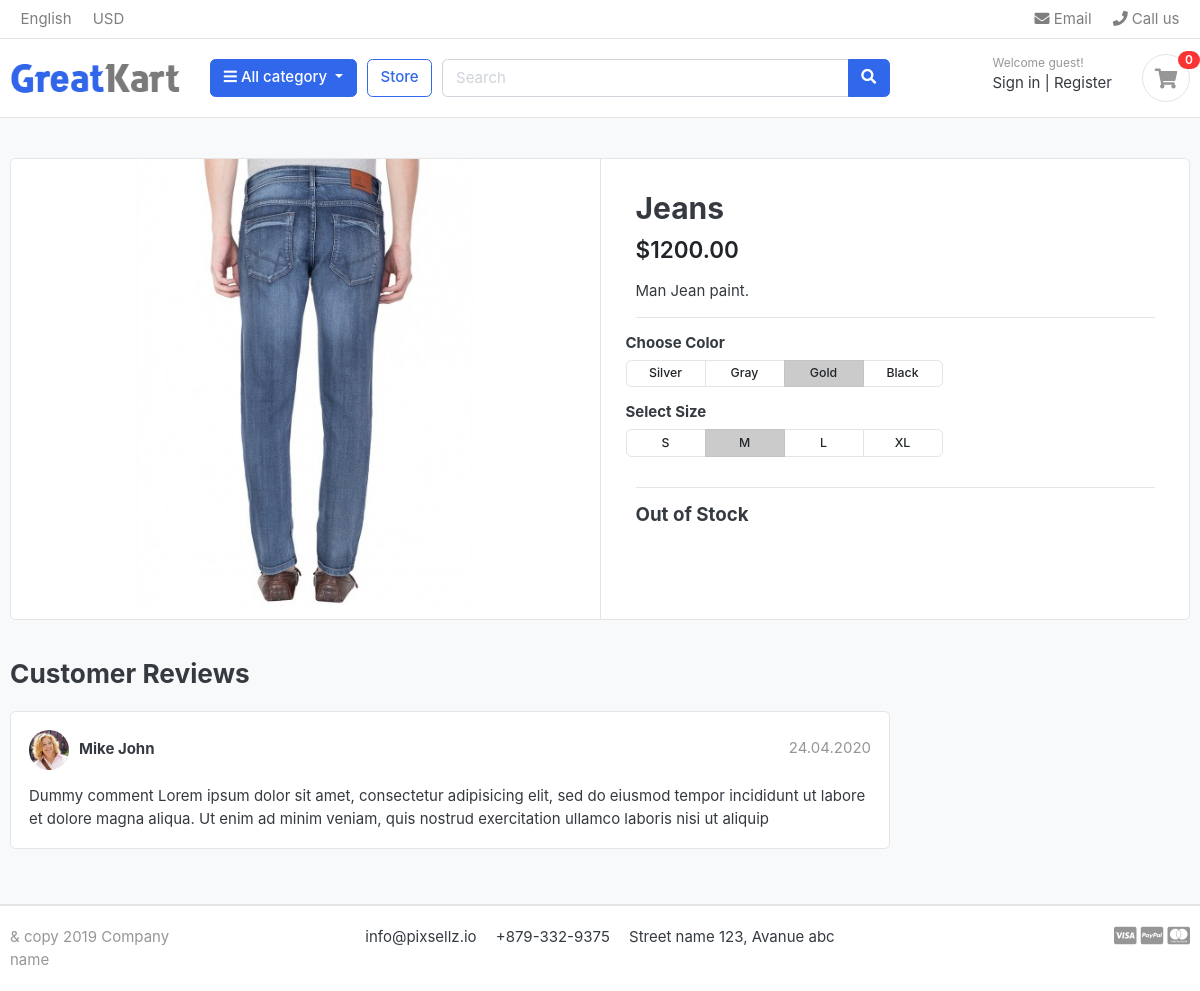
Page /store/man-jeans/jeans/ on the committed database.
### store/models.py (models this page shows, shortened)
class Product(models.Model):
    Product_name    = models.CharField(max_length=50, unique=True)
    Slug            = models.SlugField(max_length=50, unique=True)
    Description     = models.TextField()
    Price           = models.IntegerField()
    Image           = models.ImageField(upload_to='product/images')
    Stock           = models.IntegerField()
    is_available    = models.BooleanField(default=True)
    category        = models.ForeignKey(Categorie, on_delete=models.CASCADE)
    Created_date    = models.DateTimeField(auto_now_add=True)
    Modified_date   = models.DateTimeField(auto_now=True)

### store/views.py (the view)
# urls.py: path('<slug:category_slug>/<slug:product_slug>/', views.product_details, name='product_by_details'),
def product_details(request,category_slug,product_slug):
    try:
        single_product = Product.objects.get(category__slug=category_slug,Slug=product_slug)
    except Product.DoesNotExist:
        raise Http404("Product not found.")
    context ={
        'single_product': single_product,
    }
    return render(request, 'product-detail.html', context)

### cart/context_processor.py (called while the page is built)
def counter(request):
    cart_count = 0
    try :
        cart = Cart.objects.get(cart_id= _cart_id(request))
        cart_itams = CartIteam.objects.filter(cart=cart, is_active=True)
        cart_count = sum(iteam.quantity for iteam in cart_itams)
    except Cart.DoesNotExist:
        cart_count = 0
    return dict(cart_count=cart_count)

### cart/views.py (called while the page is built)
def _cart_id(request):
    cart = request.session.session_key
    if not cart:
       cart = request.session.create()
    return cart

### category/context_processor.py (called while the page is built)
def get_links(request):
    links = Categorie.objects.all()
    return dict(link=links)

### templates/product-detail.html
{% extends "base.html" %}
{% block content %}
{% load static %}
<section class="section-content padding-y bg">
<div class="container">
<div class="card">
	<div class="row no-gutters">
		<aside class="col-md-6">
<article class="gallery-wrap">
	<div class="img-big-wrap">
	   <a href="#"><img src="{{single_product.Image.url}}"></a>
	</div>
</article>
		</aside>
		<main class="col-md-6 border-left">
<article class="content-body">
<h2 class="title">{{single_product.Product_name}}</h2>
<div class="mb-3">
	<var class="price h4">${{single_product.Price}}.00</var>
</div>
<p>{{single_product.Description}}.</p>
<hr>
	<div class="row">
		<div class="item-option-select">
			<h6>Choose Color</h6>
			<div class="btn-group btn-group-sm btn-group-toggle" data-toggle="buttons">
			  <label class="btn btn-light">
			    <input type="radio" name="radio_color"> Silver
			  </label>
			  <label class="btn btn-light">
			    <input type="radio" name="radio_color" > Gray
			  </label>
			  <label class="btn btn-light active">
			    <input type="radio" name="radio_color checked"> Gold
			  </label>
			  <label class="btn btn-light">
			    <input type="radio" name="radio_color"> Black
			  </label>
			</div>
		</div>
	</div>
	<div class="row">
		<div class="item-option-select">
			<h6>Select Size</h6>
			<div class="btn-group btn-group-sm btn-group-toggle" data-toggle="buttons">
			  <label class="btn btn-light">
			    <input type="radio" name="radio_color"> S
			  </label>
			  <label class="btn btn-light active">
			    <input type="radio" name="radio_color" checked> M
			  </label>
			  <label class="btn btn-light">
			    <input type="radio" name="radio_color"> L
			  </label>
			  <label class="btn btn-light">
			    <input type="radio" name="radio_color"> XL
			  </label>
			</div>
		</div>
	</div>
	<hr>
	{% if single_product.Stock < 1 %}
  		<h5>Out of Stock</h5>
	{% else %}
		<a href="{% url 'add_cart' single_product.id %}" class="btn btn-primary"><span class="text">Add to cart</span><i class="fas fa-shopping-cart"></i></a>
	{% endif %}
</article>
		</main>
	</div>
</div>
<br>
<div class="row">
			<div class="col-md-9">
	<header class="section-heading">
		<h3>Customer Reviews </h3>
	</header>
	<article class="box mb-3">
		<div class="icontext w-100">
			<img src="{% static "./images/avatars/avatar1.jpg" %}" class="img-xs icon rounded-circle">
			<div class="text">
				<span class="date text-muted float-md-right">24.04.2020 </span>
				<h6 class="mb-1">Mike John </h6>
			</div>
		</div>
		<div class="mt-3">
			<p>
				Dummy comment Lorem ipsum dolor sit amet, consectetur adipisicing elit, sed do eiusmod
				tempor incididunt ut labore et dolore magna aliqua. Ut enim ad minim veniam,
				quis nostrud exercitation ullamco laboris nisi ut aliquip
			</p>
		</div>
	</article>
	</div>
</div>
</div>
</section>
{% endblock content %}

### static/css/ui.css (style rules this page uses)
html { font-family: "Inter", sans-serif; font-size: 15px; }
.content-body { flex: 1 1 auto; padding: 2rem 2.3rem; }
.img-xs, .img-sm, .img-md, .img-lg { -o-object-fit: cover; object-fit: cover; flex-shrink: 0; flex-grow: 0; }
.img-xs { width: 40px; height: 40px; }
.padding-y { padding-top: 40px; padding-bottom: 40px; }
var { font-style: normal; }
article:after, .form-group:after { display: block; clear: both; content: ""; }
.bg { background-color: #f8f9fa; }
.section-heading { margin-bottom: 20px; margin-top: 15px; }
p:last-child { margin-bottom: 0; }
.btn-light { background-color: #fff; border-color: #e4e4e4; }
.icontext { display: inline-flex; align-items: center; vertical-align: middle; }
.icontext .text { width: 100%; line-height: 1.2; }
.icontext .icon { position: relative; margin-right: 10px; flex-shrink: 0; flex-grow: 0; }
.price { font-weight: 600; color: #212529; }
.box { padding: 18px; background: #fff; border-radius: 0.37rem; border: 1px solid #e4e4e4; }
.box img { max-width: 100%; }
.gallery-wrap .img-big-wrap { margin-bottom: 10px; border-radius: 0.37rem; overflow: hidden; background-color: #fff; }
.gallery-wrap .img-big-wrap a { text-align: center; display: block; }
.gallery-wrap .img-big-wrap img { height: 450px; width: auto; display: inline-block; }
.item-option-select { margin-bottom: 1rem; display: inline-block; margin-right: 15px; }
.item-option-select .btn { min-width: 80px; }

### rows in the picture
Product: Image (picture), Product_name "Jeans", Price "1200", Description "Man Jean paint"

### other values in the picture
{{ cart_count }} "0"
